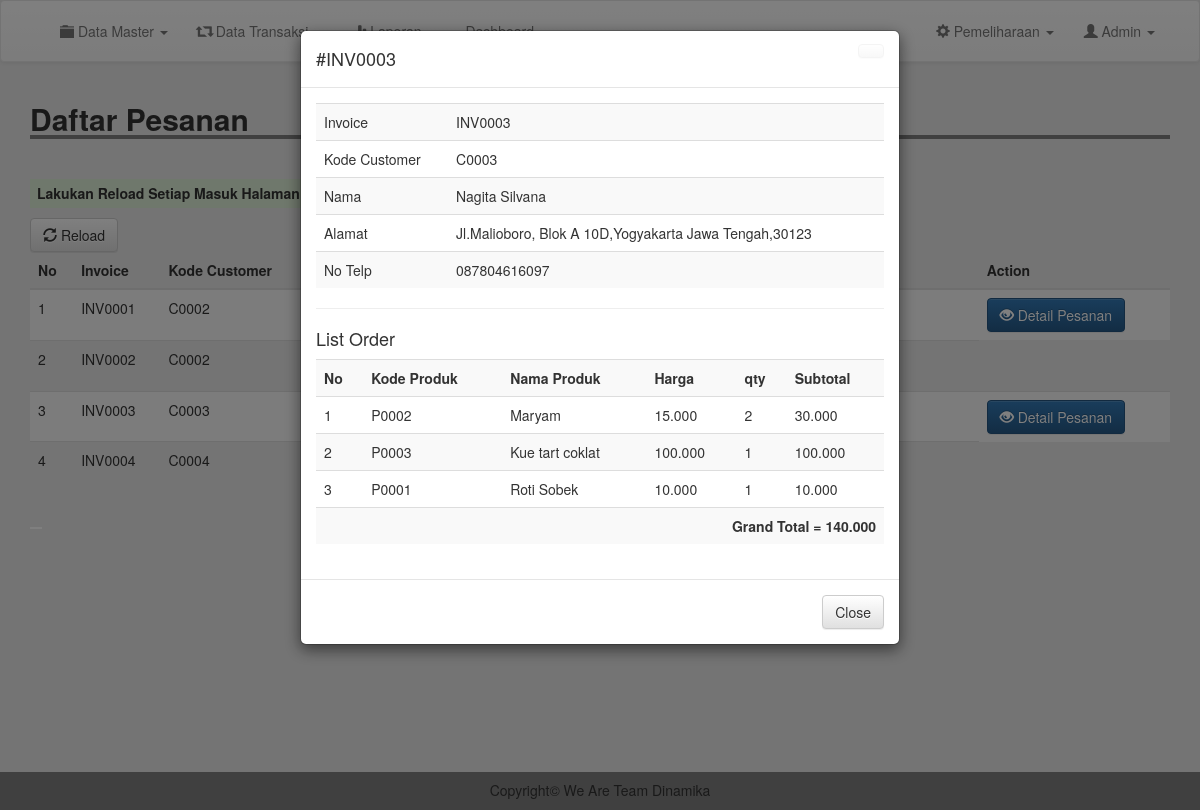
Screenshot of /admin/detailorder.php?inv=INV0003&cs=C0003 (signed in) with the database file from the repository.
### tables this page shows
CREATE TABLE `produksi` (
  `id_order` int(11) NOT NULL,
  `invoice` varchar(200) NOT NULL,
  `kode_customer` varchar(200) NOT NULL,
  `kode_produk` varchar(200) NOT NULL,
  `nama_produk` varchar(200) NOT NULL,
  `qty` int(11) NOT NULL,
  `harga` int(11) NOT NULL,
  `status` varchar(200) NOT NULL,
  `tanggal` date NOT NULL,
  `provinsi` varchar(200) NOT NULL,
  `kota` varchar(200) NOT NULL,
  `alamat` varchar(200) NOT NULL,
  `kode_pos` varchar(200) NOT NULL,
  `terima` varchar(200) NOT NULL,
  `tolak` varchar(200) NOT NULL,
  `cek` int(11) NOT NULL
);

CREATE TABLE `customer` (
  `kode_customer` varchar(100) NOT NULL,
  `nama` varchar(100) NOT NULL,
  `email` varchar(100) NOT NULL,
  `username` varchar(100) NOT NULL,
  `password` varchar(100) NOT NULL,
  `telp` varchar(200) NOT NULL
);

### admin/detailorder.php (the view, shortened to what this page needs)
<?php
include 'header.php';
$invoices = $_GET['inv'];
$d_order = mysqli_query($conn, "SELECT * FROM produksi WHERE invoice = '$invoices'");
$t_order = mysqli_fetch_assoc($d_order);
$cs = mysqli_query($conn, "SELECT * FROM customer WHERE kode_customer = '".$t_order['kode_customer']."'");
$t_cs = mysqli_fetch_assoc($cs);
?>
<div class="container">
	<h2 style=" width: 100%; border-bottom: 4px solid gray"><b>Daftar Pesanan</b></h2>
	<br>
	<h5 class="bg-success" style="padding: 7px; width: 710px; font-weight: bold;"><marquee>Lakukan Reload Setiap Masuk Halaman ini, untuk menghindari terjadinya kesalahan data dan informasi</marquee></h5>
	<a href="produksi.php" class="btn btn-default"><i class="glyphicon glyphicon-refresh"></i> Reload</a>
	<br>
	<table class="table table-striped">
		<thead>
			<tr>
				<th scope="col">No</th>
				<th scope="col">Invoice</th>
				<th scope="col">Kode Customer</th>
				<th scope="col">Status</th>
				<th scope="col">Tanggal</th>
				<th scope="col">Action</th>
			</tr>
		</thead>
		<tbody>
			<?php
			$result = mysqli_query($conn, "SELECT DISTINCT invoice, kode_customer, status, kode_produk, qty,terima,tolak, cek FROM produksi group by invoice");
			$no = 1;
			while($row = mysqli_fetch_assoc($result)){
				?>
				<tr>
					<td><?= $no; ?></td>
					<td><?= $row['invoice']; ?></td>
					<td><?= $row['kode_customer']; ?></td>
					<?php if($row['terima'] == 1){ ?>
						<td style="color: green;font-weight: bold;">Pesanan Diterima (Siap Kirim)
							<?php
						}else if($row['tolak'] == 1){
							?>
							<td style="color: red;font-weight: bold;">Pesanan Ditolak
								<?php
							}
								?>
						</td>
						<td>2020/26-01</td>
						<td>
							<?php if( $row['terima']==0 && $row['tolak']==0){ ?>
								<a href="proses/terima.php?inv=<?= $row['invoice']; ?>&kdp=<?= $row['kode_produk']; ?>" class="btn btn-success"><i class="glyphicon glyphicon-ok-sign"></i> Terima</a>
								<a href="proses/tolak.php?inv=<?= $row['invoice']; ?>" class="btn btn-danger" onclick="return confirm('Yakin Ingin Menolak ?')"><i class="glyphicon glyphicon-remove-sign"></i> Tolak</a>
							<?php } ?>
							<a href="detailorder.php?inv=<?= $row['invoice']; ?>&cs=<?= $row['kode_customer']; ?>" type="submit" class="btn btn-primary"><i class="glyphicon glyphicon-eye-open"></i> Detail Pesanan</a>
						</td>
					</tr>
					<?php
					$no++;
				}
				?>
			</tbody>
		</table>
	<button type="hidden" data-toggle="modal" data-target="#myModal" id="btn" style="background-color: #fff; border: #fff;">
	</button>
	<div class="modal fade" id="myModal" tabindex="-1" role="dialog" aria-labelledby="myModalLabel">
		<div class="modal-dialog" role="document">
			<div class="modal-content">
				<div class="modal-header">
					<a href="m_produk.php" class="btn btn-default close"></a>
					<h4 class="modal-title" id="myModalLabel">#<?= $t_order['invoice']; ?></h4>
				</div>
				<div class="modal-body">
					<table class="table table-striped">
						<tr>
							<td>Invoice</td>
							<td><?= $t_order['invoice']; ?></td>
						</tr>
						<tr>
							<td>Kode Customer</td>
							<td><?= $t_order['kode_customer']; ?></td>
						</tr>
						<tr>
							<td>Nama</td>
							<td><?= $t_cs['nama']; ?></td>
						</tr>
						<tr>
							<td>Alamat</td>
							<td><?php echo  $t_order['alamat'].",".$t_order['kota']." ".$t_order['provinsi'].",".$t_order['kode_pos']; ?></td>
						</tr>
						<tr>
							<td>No Telp</td>
							<td><?= $t_cs['telp']; ?></td>
						</tr>
					</table>
					<hr>
					<h4>List Order</h4>
					<table class="table table-striped">
						<tr>
							<th>No</th>
							<th>Kode Produk</th>
							<th>Nama Produk</th>
							<th>Harga</th>
							<th>qty</th>
							<th>Subtotal</th>
						</tr>
					<?php
						$order = mysqli_query($conn, "SELECT * FROM produksi WHERE invoice = '$invoices'");
						$no = 1;
						$grand = 0;
						while ($list = mysqli_fetch_assoc($order)) {
					 ?>
						<tr>
							<td><?= $no;  ?></td>
							<td><?= $list['kode_produk']; ?></td>
							<td><?= $list['nama_produk']; ?></td>
							<td><?= number_format($list['harga'], 0, ".", ".");  ?></td>
							<td><?= $list['qty'];  ?></td>
							<td><?= number_format($list['harga']*$list['qty'], 0, ".", ".");  ?></td>
						</tr>
					<?php
						$sub = $list['harga'] * $list['qty'];
						$grand += $sub;
						$no++;
						}
					 ?>
						<tr>
							<td colspan="6" class="text-right"><b>Grand Total = <?= number_format($grand, 0, ".", ".");  ?></b></td>
						</tr>
					</table>
				</div>
				<div class="modal-footer">
					<a href="produksi.php" class="btn btn-default">Close</a>
				</div>
			</div>
		</div>
	</div>
	</div>
	<br>
	<br>
	<br>
	<br>
	<br>
	<br>
	<br>
	<br>
	<br>
	<br>
	<br>
	<br>
	<?php
	include 'footer.php';
	?>

### css/style.css (style rules this page uses)
body { margin:0; padding: 0; background-color: #e9e9e9; }

### rows the page displays
produksi: invoice "INV0003", kode_customer "C0003", alamat "Jl.Malioboro, Blok A 10D", kota "Yogyakarta", provinsi "Jawa Tengah", kode_pos "30123", kode_produk "P0002", nama_produk "Maryam", harga "15.000", qty "2", $list['harga']*$list['qty'] "30.000"
customer: nama "Nagita Silvana", telp "087804616097"
produksi: kode_produk "P0003", nama_produk "Kue tart coklat", harga "100.000", qty "1", $list['harga']*$list['qty'] "100.000"
produksi: kode_produk "P0001", nama_produk "Roti Sobek", harga "10.000", qty "1", $list['harga']*$list['qty'] "10.000"

### other values shown
$row['invoice'] "INV0001"
$row['kode_customer'] "C0002"
$row['invoice'] "INV0002"
$row['invoice'] "INV0003"
$row['kode_customer'] "C0003"
$row['invoice'] "INV0004"
$row['kode_customer'] "C0004"
$grand "140.000"
